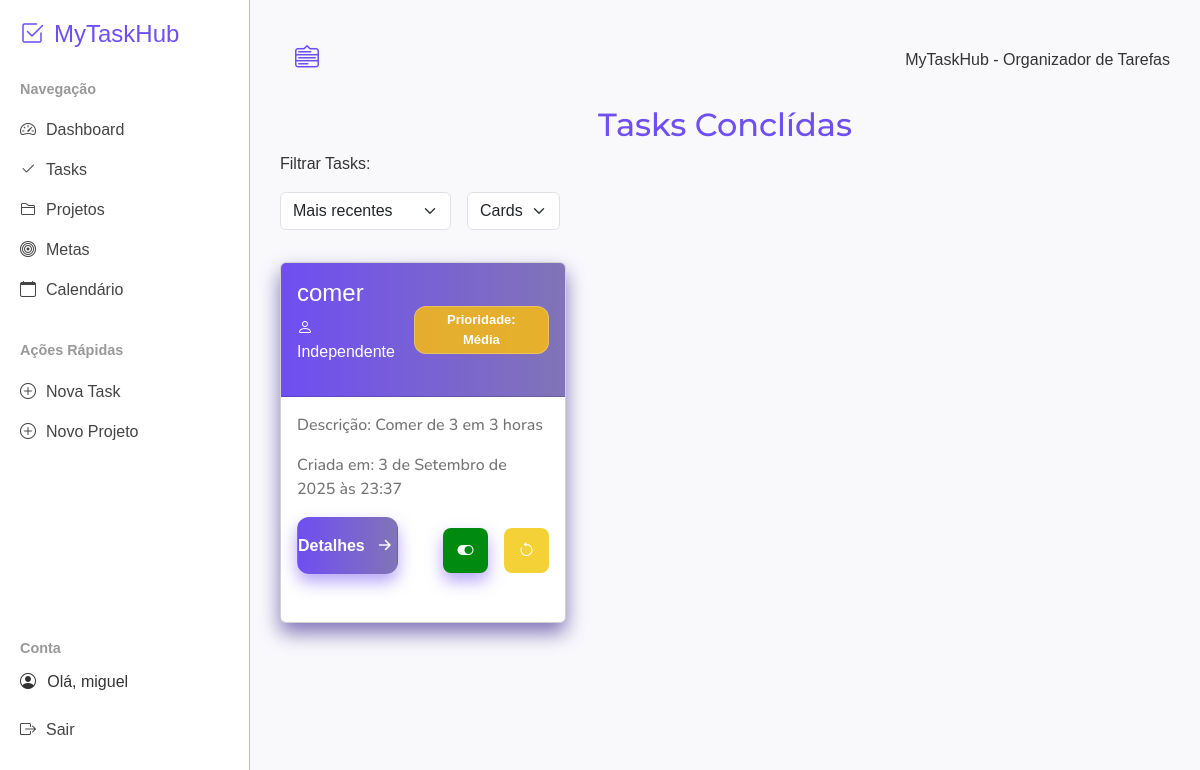
The app's page /tasks_concluidas/ (signed in), older data.
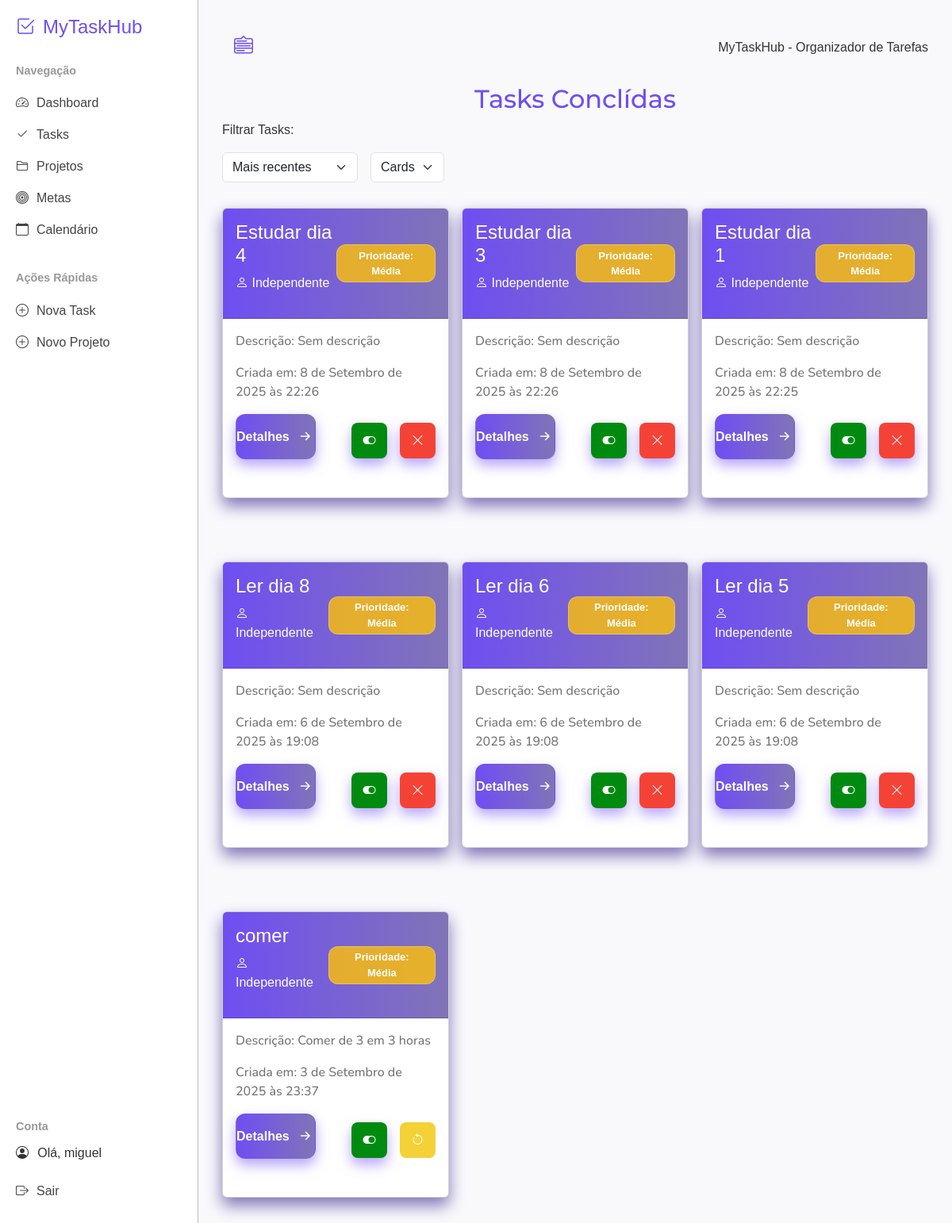
The same page, newer data.
### mytaskhubs/models.py (models this page shows, shortened)
class Task(models.Model):
    owner = models.ForeignKey(User, on_delete=models.CASCADE)
    goal = models.ForeignKey(Goal, related_name='tasks', on_delete=models.CASCADE, blank=True, null=True)
    project = models.ForeignKey(Project, null=True, blank=True, on_delete=models.CASCADE, related_name='project_tasks')
    title = models.CharField(max_length=200)
    description = models.TextField(blank=True, default="Sem descrição")
    completed = models.BooleanField(default=False)
    date_added = models.DateTimeField(auto_now_add=True)
    deleted = models.BooleanField(default=False)
    PRIORIDADE_CHOICES = [
        ('B', 'Baixa'),
        ('M', 'Média'),
        ('A', 'Alta'),
    ]
    prioridade = models.CharField(max_length=1, choices=PRIORIDADE_CHOICES, default='M')

### mytaskhubs/views.py (the view)
# urls.py: path('tasks_concluidas/', views.tasks_concluidas, name='tasks_concluidas'),
@login_required
def tasks_concluidas(request):
    tasks = Task.objects.filter(owner=request.user, completed=True).order_by('-date_added')
    return render(request, "mytaskhubs/tasks_concluidas.html", {'tasks': tasks})

### mytaskhubs/templates/mytaskhubs/tasks_concluidas.html (shortened to what this page needs)
{% extends "mytaskhubs/base.html" %}
{% block content %}
<h2 class="titulo-pagina">Tasks Conclídas</h2>
<div class="filters">
<label for="">Filtrar Tasks:</label>
<div class="filter-main">
<div class="filter-container">
   <select id="taskFilter2" class="filter-select form-select">
      <option value="data-desc">Mais recentes</option>
   </select>
</div>
<div class="filter-container">
   <select id="taskFilter3" class="filter-select form-select">
      <option value="cards">Cards</option>
   </select>
</div>
</div>
</div>
<main class="main" id="tasksContainer">
{% for task in tasks %}
  <div class="card"
  data-status="{% if task.deleted %}archived{% elif task.completed %}completed{% else %}active{% endif %}"
  data-date="{{ task.date_added|date:'Y-m-d H:i:s' }}"
  data-prio="{{ task.prioridade }}">
    <div class="card-header">
      <div class="title-task">
      <h4>{{ task.title|truncatewords:3 }}</h4>
        {% if task.project %}
      <p><i class="bi bi-folder2"></i> Projeto: {{ task.project.title }}</p>
          {% elif task.meta %}
      <p><i class="bi bi-bullseye"></i> Meta: {{ task.meta.text|truncatewords:5  }}</p>
        {% else %}
      <p><i class="bi bi-person"> </i> Independente</em></p>
        {% endif %}
      </div>
    <div class="prioridade
     {% if task.prioridade == 'A' %} alta
     {% elif task.prioridade == 'M' %} media
     {% elif task.prioridade == 'B' %} baixa
     {% endif %}">
    <p> Prioridade: {{ task.get_prioridade_display }}</p>
    </div>
    </div>
    <div class="card-body">
    <div class="card-body-status-tasks">
    <p>Descrição: {{ task.description|truncatewords:100 }}</p>
    <p> Criada em: {{ task.date_added }}</p>
    </div>
    <div class="card-body-status-button">
      <a href="{% url 'task' task.id %}" class="btn">
        Detalhes <i class="bi bi-arrow-right-short"></i>
      </a>
      <div class="card-body-status_conclude-close">
        {% if task.completed %}
          <a href="{% url 'task' task.id %}" class="btn-concluido" title="Task Concluída">
            <i class="bi bi-toggle-on"></i>
          </a>
        {% endif %}
        {% if not task.deleted %}
        <form action="{% url 'arquivar_task' task.id %}" method="post">
          <button class="btn-delete" title="Arquivar Task">
            <i class="bi bi-x-lg"></i>
          </button>
        </form>
        {% endif %}
        {% if task.deleted %}
          <form action="{% url 'ativar_task' task.id %}" method="post" style="display:inline;">
            <button class="btn-warning" type="submit" title="Reativar Task">
              <i class="bi bi-arrow-counterclockwise"></i>
            </button>
          </form>
        {% endif %}
      </div>
    </div>
  </div>
</div>
{% endfor %}
</main>
{% endblock content %}

Row changes from the older to the newer data that the page shows:
added Task: title "Estudar dia 4", shows "Independente", prioridade "Média", description "Sem descrição", date_added "8 de Setembro de 2025 às 22:26", completed True (drawn), deleted False (drawn)
added Task: title "Estudar dia 3", shows "Independente", prioridade "Média", description "Sem descrição", date_added "8 de Setembro de 2025 às 22:26", completed True (drawn), deleted False (drawn)
added Task: title "Estudar dia 1", shows "Independente", prioridade "Média", description "Sem descrição", date_added "8 de Setembro de 2025 às 22:25", completed True (drawn), deleted False (drawn)
added Task: title "Ler dia 8", shows "Independente", prioridade "Média", description "Sem descrição", date_added "6 de Setembro de 2025 às 19:08", completed True (drawn), deleted False (drawn)
added Task: title "Ler dia 6", shows "Independente", prioridade "Média", description "Sem descrição", date_added "6 de Setembro de 2025 às 19:08", completed True (drawn), deleted False (drawn)
added Task: title "Ler dia 5", shows "Independente", prioridade "Média", description "Sem descrição", date_added "6 de Setembro de 2025 às 19:08", completed True (drawn), deleted False (drawn)
